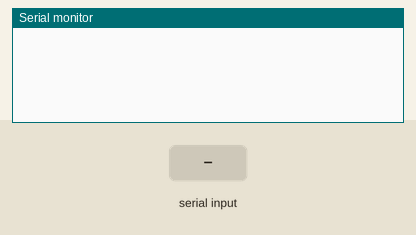
Recording of a sketch running on a simulated Arduino Uno, built with avr-gcc and run on an emulated ATmega328P. Shown: the last lines printed to the serial monitor. The test bench sets the inputs (shaded band). No radio packets arrive unless stated.

Above: at 1.2 s.
1.3 s: "1" received over Serial
At 1.54 s:
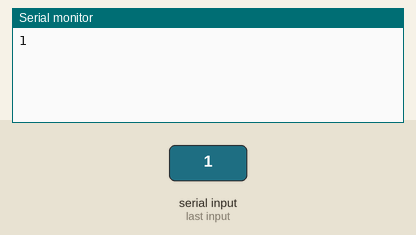
3.5 s: "0" received over Serial
At 4.07 s:
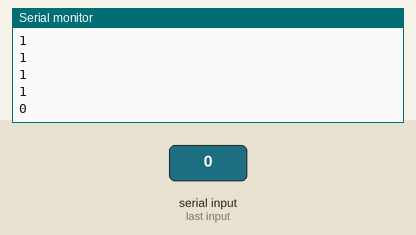
5.0 s: "2" received over Serial
At 5.51 s:
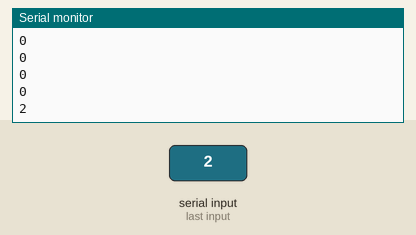
Timing chart, 0 to 8.0 s (numbered marks = the images above; inputs shaded):
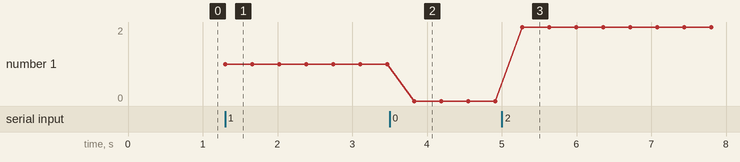

Measured:
- after the input at 1.3 s, the serial monitor: prints a new line at once (image 1)
- after the input at 3.5 s, the serial monitor: prints a new line after 0.33 s (image 2)
- after the input at 5.0 s, the serial monitor: prints a new line after 0.28 s (image 3)
- plotted number 1: 1 → 0 after the input at 3.5 s, 0 → 2 after the input at 5.0 s

The sketch:

projectGesture.ino
```cpp
#include <RH_ASK.h>
#include <SPI.h> // Not actually used but needed to compile
char readString[20];
RH_ASK driver;
void setup()
{
  Serial.begin(9600);
  if (!driver.init())
    Serial.println("init failed");
}
int idx=0;
void loop()
{

  while (Serial.available()) {
    delay(3);
    if (Serial.available() > 0) {
      char c = Serial.read();
      readString[idx++]= c;
    }
  }
  if (strlen(readString) > 0) {
    Serial.println(readString);
    driver.send((uint8_t *)readString,strlen(readString));
    driver.waitPacketSent();
    idx=0;
    delay(300);
  }
}
```
